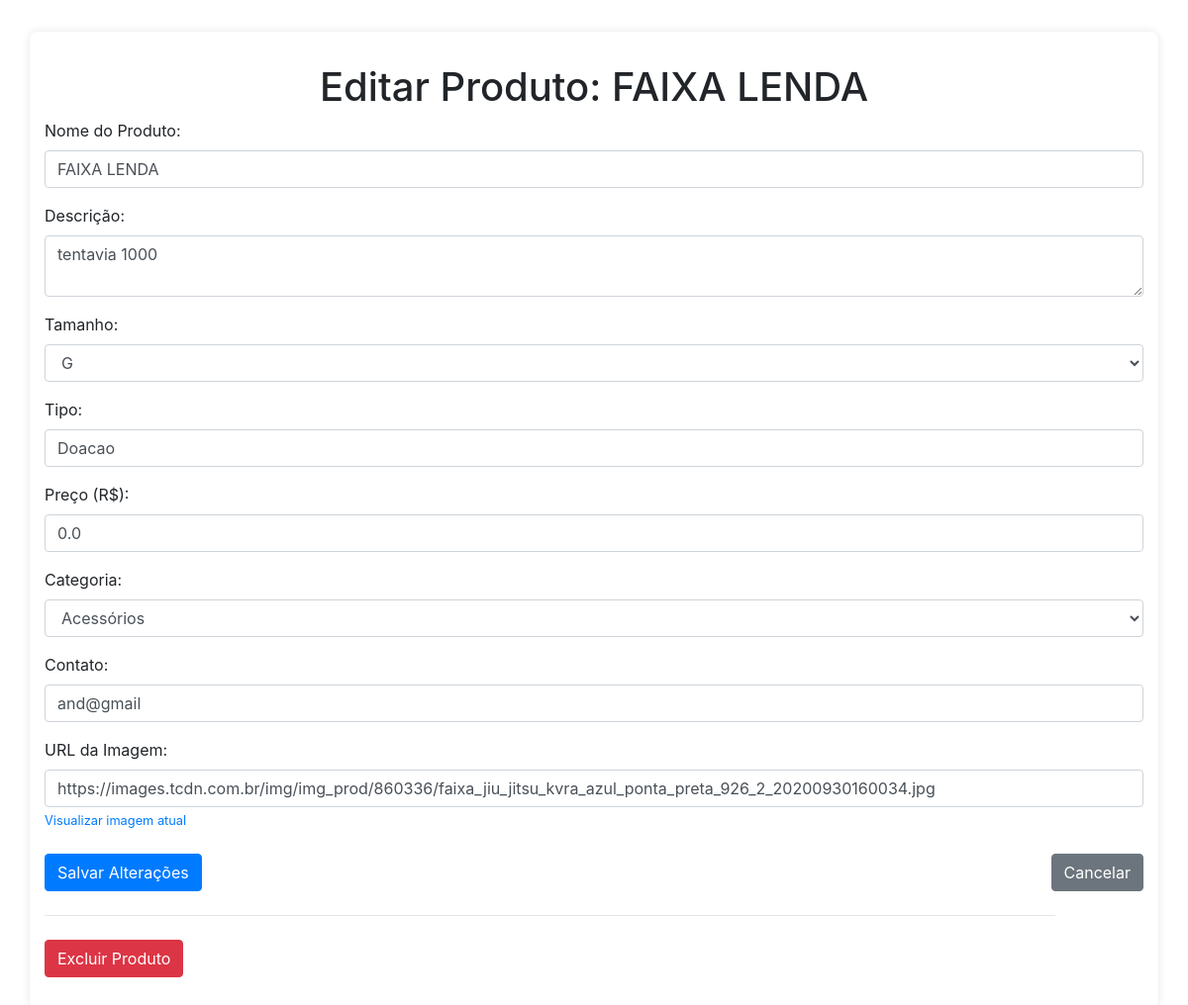
The app's page /produto/1/editar (signed in) with its own data.
### app.py (models this page shows)
class Produto(db.Model):
    id = db.Column(db.Integer, primary_key=True)
    nome = db.Column(db.String(100), nullable=False)
    descricao = db.Column(db.Text, nullable=False)
    tamanho = db.Column(db.String(20), nullable=False)
    tipo = db.Column(db.String(50), nullable=False)
    preco = db.Column(db.Float, nullable=False)
    imagem = db.Column(db.String(255))  # Pode ser nome do arquivo ou URL
    categoria = db.Column(db.String(50), nullable=False)
    Contato = db.Column(db.String(50), nullable=False)
    usuario_id = db.Column(db.Integer, db.ForeignKey('usuario.id'), nullable=False)
    usuario = db.relationship('Usuario', backref=db.backref('produtos', lazy=True))

### app.py (the view, shortened to what this page needs)
@app.route('/produto/<int:produto_id>/editar', methods=['GET', 'POST'])
def editar_produto(produto_id):
    if 'usuario_id' not in session:
        return redirect(url_for('login'))
    produto = Produto.query.get_or_404(produto_id)
    usuario = Usuario.query.get(session['usuario_id'])
    if produto.usuario_id != usuario.id and not usuario.is_admin:
        return "Acesso não autorizado", 403
    return render_template('mod_produto.html', produto=produto)

### templates/mod_produto.html (shortened to what this page needs)
<!DOCTYPE html>
<html lang="pt-BR">
<head>
    <link rel="stylesheet" href="{{ url_for('static', filename='style/style.css') }}">
    <link rel="stylesheet" href="{{ url_for('static', filename='style/mod_produto.css') }}">
    <link href="https://stackpath.bootstrapcdn.com/bootstrap/4.1.3/css/bootstrap.min.css" rel="stylesheet">
</head>
<body>
    <div class="container">
        <h1>Editar Produto: {{ produto.nome }}</h1>
            <form method="POST" action="{{ url_for('editar_produto', produto_id=produto.id) }}">
                <div class="form-group">
                    <label for="nome">Nome do Produto:</label>
                    <input type="text" class="form-control" name="nome" value="{{ produto.nome }}" required>
                </div>
                <div class="form-group">
                    <label for="descricao">Descrição:</label>
                    <textarea class="form-control" name="descricao" required>{{ produto.descricao }}</textarea>
                </div>
                <div class="form-group">
                    <label for="tamanho">Tamanho:</label>
                    <select class="form-control" name="tamanho" required>
                        <option value="G" {% if produto.tamanho == 'G' %}selected{% endif %}>G</option>
                    </select>
                </div>
                <div class="form-group">
                    <label for="tipo">Tipo:</label>
                    <input type="text" class="form-control" name="tipo" value="{{ produto.tipo }}" required>
                </div>
                <div class="form-group">
                    <label for="preco">Preço (R$):</label>
                    <input type="number" step="0.01" class="form-control" name="preco" value="{{ produto.preco }}" required>
                </div>
                <div class="form-group">
                    <label for="categoria">Categoria:</label>
                    <select class="form-control" name="categoria" required>
                        <option value="Acessórios" {% if produto.categoria == 'Acessórios' %}selected{% endif %}>Acessórios</option>
                    </select>
                </div>
                <div class="form-group">
                    <label for="contato">Contato:</label>
                    <input type="text" class="form-control" name="contato" value="{{ produto.Contato }}" required>
                </div>
                <div class="form-group">
                    <label for="imagem">URL da Imagem:</label>
                    <input type="url" class="form-control" name="imagem" value="{{ produto.imagem }}"
                        placeholder="https://exemplo.com/imagem.jpg">
                    {% if produto.imagem %}
                        <small class="form-text text-muted">
                            <a href="{{ produto.imagem }}" target="_blank">Visualizar imagem atual</a>
                        </small>
                    {% endif %}
                </div>
                <div class="form-actions mt-4">
                    <button type="submit" class="btn btn-primary">Salvar Alterações</button>
                    <a href="{{ url_for('detalhes_produto', produto_id=produto.id) }}" class="btn btn-secondary">Cancelar</a>
                </div>
            </form>
        <hr class="my-4">
        <form id="deletar-form" action="{{ url_for('excluir_produto', produto_id=produto.id) }}" method="POST" onsubmit="return confirm('Tem certeza que deseja excluir este produto permanentemente?');">
            <button type="submit" class="btn btn-danger">Excluir Produto</button>
        </form>
    </div>
</body>
</html>

### static/style/style.css (style rules this page uses)
* { margin: 0px; box-sizing: border-box; padding: 0px; }
body { background-color: #f3e8d5; }
html { font-family: 'DM Serif Display', Serif; font-weight: 500; }
a { text-decoration: none; }
:root { --slide-count: 4; --time: 15s; --gap: 7px; --slide-height: 300px; --slide-width: 200px; }
hr { width: 92%; }

### static/style/mod_produto.css (style rules this page uses)
.container { max-width: 800px; margin: 2rem auto; padding: 2rem; background: white; border-radius: 8px; box-shadow: 0 0 10px rgba(0,0,0,0.1); }
h1 { color: #333; margin-bottom: 2rem; text-align: center; }
.form-group { margin-bottom: 1.5rem; }
.form-actions { display: flex; justify-content: space-between; margin-top: 2rem; }
.btn { padding: 0.5rem 1.5rem; }
hr { margin: 2rem 0; }

### records on screen
Produto: nome "FAIXA LENDA", descricao "tentavia 1000", tamanho "G", tipo "Doacao", preco "0.0", categoria "Acessórios", contato "and@gmail", imagem "https://images.tcdn.com.br/img/img_prod/860336/faixa_jiu_jitsu_kvra_azul_ponta_preta_926_2_20200930160034.jpg"
